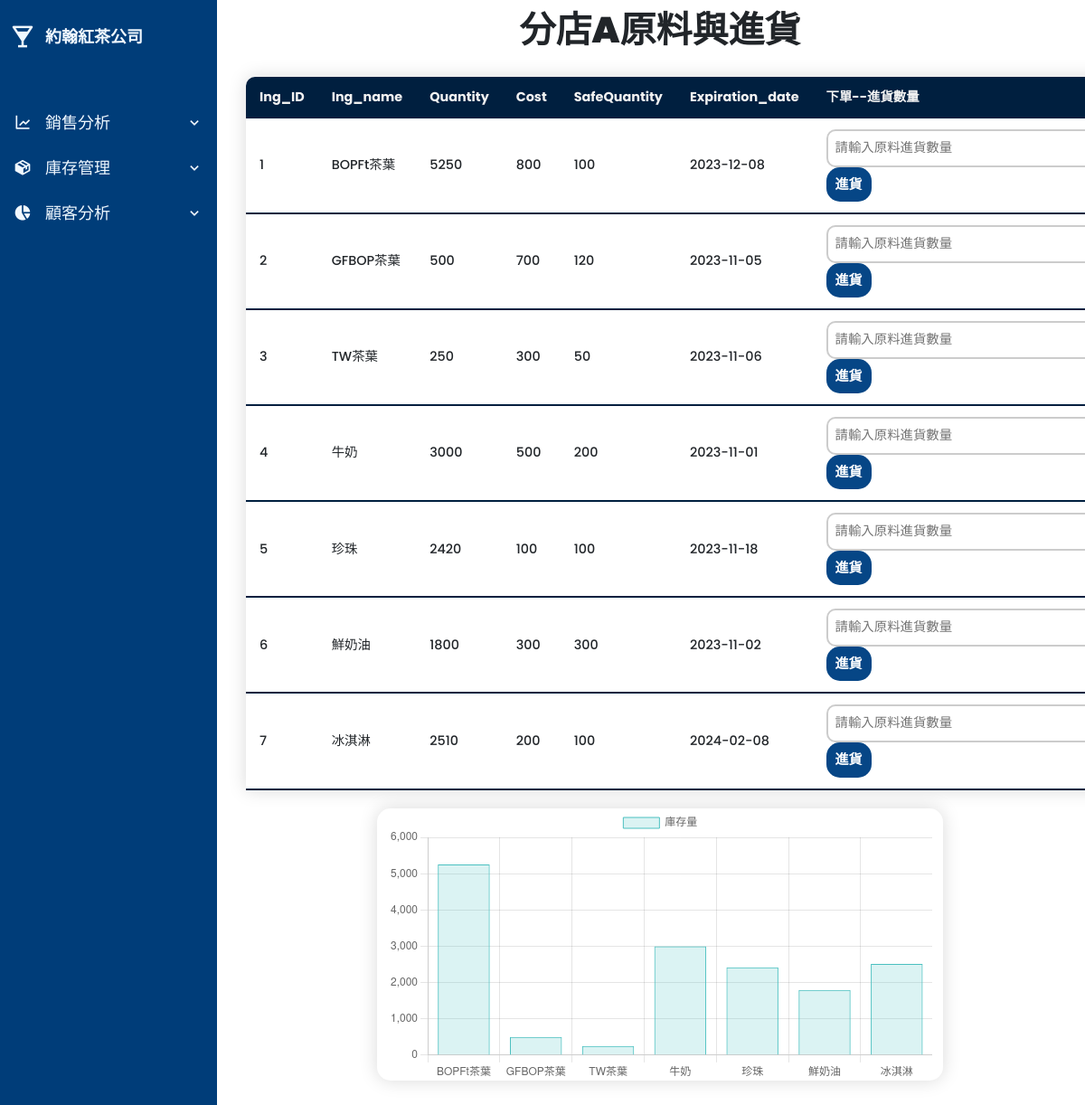
Page /showIngredient1 on the committed database.
### tables this page shows
CREATE TABLE store1
             (Ing_ID INT PRIMARY KEY NOT NULL,
              Ing_name TEXT NOT NULL,
              Quantity INT NOT NULL,
              Cost INT NOT NULL,
              SafeQuantity INT NOT NULL,
              Expiration_date TEXT NOT NULL);

### web.py (the view)
@app.route('/showIngredient1')
def show_Ingredient1():
    conn = sqlite3.connect('Ingredient.db')
    cursor = conn.cursor()
    cursor.execute("SELECT * FROM store1")
    data_store1 = cursor.fetchall()
    conn.close()
    return render_template('ingredient/Ingredientstore1.html', data_store1=data_store1)

### templates/ingredient/Ingredientstore1.html (shortened to what this page needs)
<!DOCTYPE html>
<html lang="en">
<head>
    <link href='https://unpkg.com/boxicons@2.1.4/css/boxicons.min.css' rel='stylesheet'>
    <link href="https://cdn.jsdelivr.net/npm/bootstrap@5.0.2/dist/css/bootstrap.min.css" rel="stylesheet">
    <link rel="stylesheet" href="https://cdnjs.cloudflare.com/ajax/libs/c3/0.7.18/c3.css">
</head>
<body>
    <div class="sidebar">
        <div class="logo_details">
            <i class='bx bxs-drink'></i>
            <span class="logo_name">約翰紅茶公司</span>
        </div>
        <ul class="nav_links">
            <li>
                <div class="icon_link">
                    <a href="">
                        <i class='bx bx-line-chart' ></i>
                        <span class="link_name">銷售分析</span>
                    </a>
                    <i class='bx bx-chevron-down arrow ' ></i>
                </div>
            </li>
            <li>
                <div class="icon_link">
                    <a href="">
                        <i class='bx bxs-package' ></i>
                        <span class="link_name">庫存管理</span>
                    </a>
                    <i class='bx bx-chevron-down arrow' ></i>
                </div>
            </li>
            <li>
                <div class="icon_link">
                    <a href="#">
                        <i class='bx bxs-pie-chart-alt-2' ></i>
                        <span class="link_name">顧客分析</span>
                    </a>
                    <i class='bx bx-chevron-down arrow' ></i>
                </div>
            </li>
        </ul>
    </div>
    <section class="main-content">
        <h1 id="branchTitle">分店A原料與進貨</h1>
        <div class="container">
            <div class="row">
                <div class="col">
                    <table id="table" class="content_table mx-auto">
                        <thead>
                            <tr>
                                <th>Ing_ID</th>
                                <th>Ing_name</th>
                                <th>Quantity</th>
                                <th>Cost</th>
                                <th>SafeQuantity</th>
                                <th>Expiration_date</th>
                                <th>下單--進貨數量</th>
                            </tr>
                        </thead>
                        {% for row in data_store1 %}
                        <tbody>
                            <tr>
                                <td>{{ row[0] }}</td>
                                <td>{{ row[1] }}</td>
                                <td>{{ row[2] }}</td>
                                <td>{{ row[3] }}</td>
                                <td>{{ row[4] }}</td>
                                <td>{{ row[5] }}</td>
                                <td>
                                    <form action="/addIngredient1" method="post">
                                        <input type="text" name="addquantity" placeholder="請輸入原料進貨數量">
                                        <button class="button"  type="submit">進貨</button>
                                    </form>
                                </td>
                            </tr>
                            {% endfor %}
                        </tbody>
                    </table>
                </div>
            </div>
            <div class="row">
                <div class="col-8 mx-auto  chart_style">
                    <canvas id="myChart"></canvas>
                </div>
            </div>
        </div>
    </section>
    <script>
        document.addEventListener('DOMContentLoaded', function() {
            fetch('/api/showIngredient1')
                .then(response => response.json())
                .then(data => {
                    drawChart(data);
                });
            function drawChart(data) {
                const labels = data.map(row => row[1]); // Ing_name
                const quantities = data.map(row => row[2]); // Quantity
                const ctx = document.getElementById('myChart').getContext('2d');
                // Chart.js 畫圖
                const myChart = new Chart(ctx, {
                    type: 'bar',
                    data: {
                        labels: labels,
                        datasets: [{
                            label: '庫存量',
                            data: quantities,
                            backgroundColor: 'rgba(75, 192, 192, 0.2)',
                            borderColor: 'rgba(75, 192, 192, 1)',
                            borderWidth: 1
                        }]
                    },
                    options: {
                        scales: {
                            y: {
                                beginAtZero: true
                            }
                        },
                    }
                });
            }
        });
    </script>
</body>
</html>

### templates/ingredient/Ingredientstore1.html (style rules this page uses)
* { box-sizing: border-box; margin: 0; padding: 0; transition: all .3s; -webkit-box-sizing: border-box; -webkit-transition: all .3s; font-family: 'Poppins', sans-serif; }
.sidebar { position: fixed; top: 0; left:0; height: 100%; width: 240px; color: aliceblue; background-color: #003D79; }
.sidebar .logo_details { height: 80px; width: 100%; display: flex; align-items: center; }
.sidebar .logo_details i { font-size: 30px; color: aliceblue; height:30px; min-width: 50px; text-align: center; line-height: 30px; }
.sidebar .logo_details .logo_name { font-size:18px; color: aliceblue; font-weight: 600; }
.sidebar .nav_links { height: 100%; padding:30px 0 150px 0; overflow: auto; }
.sidebar .nav_links li { position: relative; list-style: none; }
.sidebar .nav_links li .icon_link { display: flex; align-items: center; justify-content: space-between; }
.sidebar .nav_links li i { font-size: 20px; color: aliceblue; height:50px; min-width: 50px; text-align: center; line-height: 50px; transition: all 0.3s ease; }
.sidebar .nav_links li a { display: flex; align-items: center; text-decoration: none; }
.sidebar .nav_links li a .link_name { font-size:18px; font-weight: 500; color: aliceblue; }
.main-content { margin-left: 260px; margin-bottom: 50px; }
.main-content h1 { margin-top: 1%; font-size: 40px; font-weight: 900; text-align: center; }
.content_table { border-collapse: collapse; margin: 20px 25px; font-size: 0.9em; min-width: 500px; border-radius: 10px 10px 0 0; overflow: hidden; box-shadow: 0 0 20px rgba(0,0,0,0.15); }
.content_table thead tr { background-color:#001F3F; color: #f2f2f2; text-align: left; font-weight:700; }
.content_table th, .content_table td { padding: 12px 15px; }
.content_table tbody tr { border-bottom: 1px solid #dddddd; font-weight:500; }
.content_table tbody tr:last-of-type { border-bottom: 2px solid #001F3F; }
.chart_style { max-width: 1000px; border-radius: 15px; overflow: hidden; box-shadow: 0 0 20px rgba(0,0,0,0.15); }
.button { background-color: #064686; color: rgb(255, 255, 255); font-size: 15px; font-weight: 600; padding: 8px 10px; border: none; border-radius: 15px; margin-right: 5px; cursor: pointer; }
input { border: 2px solid #ccc; border-radius: 10px; padding: 8px; }

### rows in the picture
store1: Ing_ID "1", Ing_name "BOPFt茶葉", Quantity "5250", Cost "800", SafeQuantity "100", Expiration_date "2023-12-08"
store1: Ing_ID "2", Ing_name "GFBOP茶葉", Quantity "500", Cost "700", SafeQuantity "120", Expiration_date "2023-11-05"
store1: Ing_ID "3", Ing_name "TW茶葉", Quantity "250", Cost "300", SafeQuantity "50", Expiration_date "2023-11-06"
store1: Ing_ID "4", Ing_name "牛奶", Quantity "3000", Cost "500", SafeQuantity "200", Expiration_date "2023-11-01"
store1: Ing_ID "5", Ing_name "珍珠", Quantity "2420", Cost "100", SafeQuantity "100", Expiration_date "2023-11-18"
store1: Ing_ID "6", Ing_name "鮮奶油", Quantity "1800", Cost "300", SafeQuantity "300", Expiration_date "2023-11-02"
store1: Ing_ID "7", Ing_name "冰淇淋", Quantity "2510", Cost "200", SafeQuantity "100", Expiration_date "2024-02-08"
